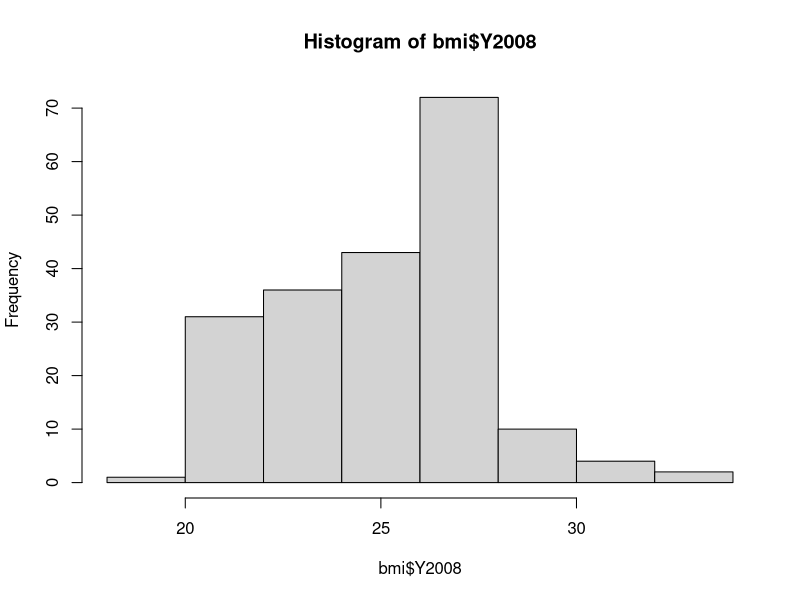
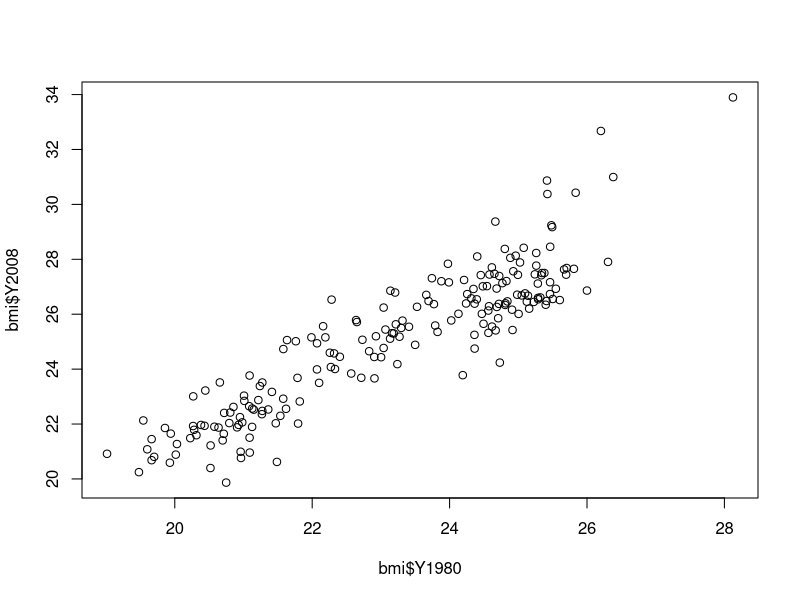

Generate these figures, in order, with R:
## ---- chunk 1
knitr::opts_chunk$set(echo = TRUE)
## ---- chunk 2

# load and prep sample tables
weather <- read.csv("data/weather.csv", header=TRUE, sep=",", as.is=TRUE)

# first look at a messy data set
# look at the first 6 rows
head(weather)
# look at the last 6 rows
tail(weather)  
# look at a summary of the data
str(weather)
## ---- chunk 3

# load and prep sample table
weather_clean <- read.csv("./data/weather_clean.csv", header=TRUE, sep=",")
weather_clean[3:23] <- lapply(weather_clean[3:23], as.numeric)
weather_clean$events <- as.character(weather_clean$event)
weather_clean$date <- as.POSIXct(weather_clean$date, tz="", format("%m/%d/%Y"))

# look at the first 6 rows
head(weather_clean)
# look at the last 6 rows
tail(weather_clean)  
# look at a summary of the data
str(weather_clean)

## ---- chunk 4
# load the data
bmi <- read.csv("./data/bmi.csv", header=TRUE, sep=",")
bmi$Country <- as.character(bmi$Country)

# look at the class
class(bmi)

# get the dimensions
dim(bmi)

# view the column names
colnames(bmi)
## ---- chunk 5
# look at the structure of the data set
str(bmi)

# load the dplyr library
library(dplyr)

# use dplyr to look at the structure
glimpse(bmi)

# view a summary of the variables
summary(bmi)

## ---- chunk 6

# look at the first 6 rows
head(bmi)

# look at the first 15 rows
head(bmi, 15)

# look at the last 6 rows
tail(bmi)

# look at the last 10 rows
tail(bmi, 10)
## ---- chunk 7

# histogram of BMIs from 2008
hist(bmi$Y2008)

# scatter plot comparing BMIs from 1980 to those from 2008
plot(bmi$Y1980, bmi$Y2008)
